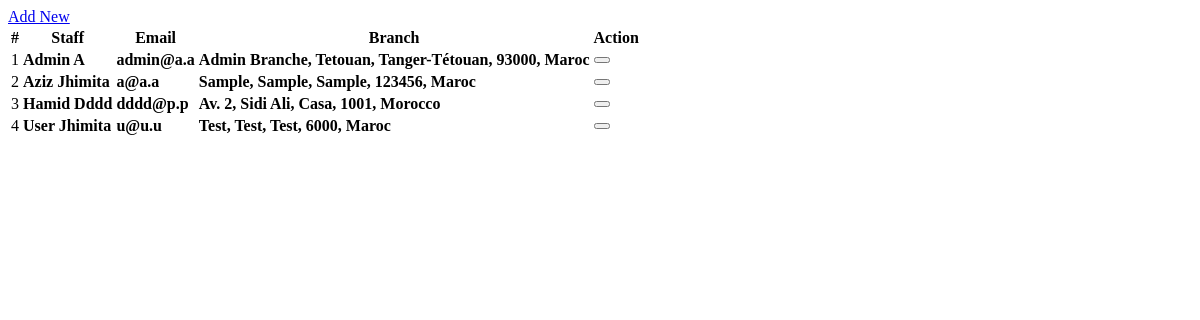
Before: /staff_list.php with the older database file.
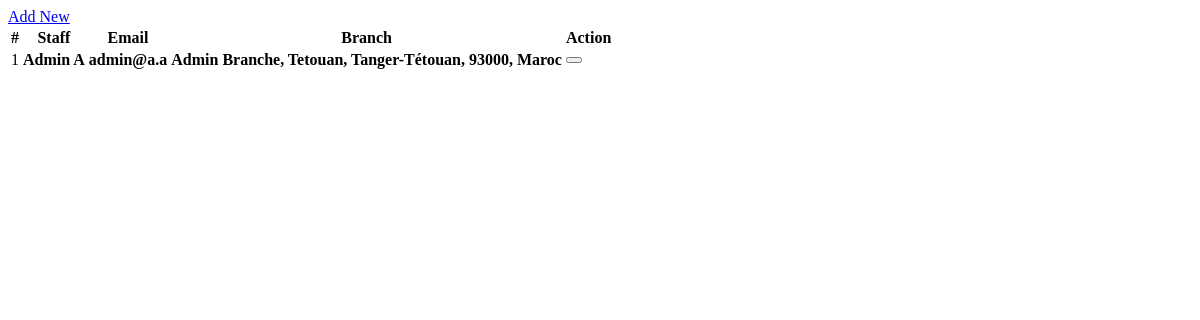
After: the same page with the newer database file.
### tables this page shows
CREATE TABLE `users` (
  `id` int(30) NOT NULL,
  `firstname` varchar(200) NOT NULL,
  `lastname` varchar(200) NOT NULL,
  `email` varchar(200) NOT NULL,
  `password` text NOT NULL,
  `type` tinyint(1) NOT NULL DEFAULT 2 COMMENT '1 = admin, 2 = staff',
  `branch_id` int(30) NOT NULL,
  `date_created` datetime NOT NULL DEFAULT current_timestamp()
);

### staff_list.php (the view, shortened to what this page needs)
<?php include'db_connect.php' ?>
<div class="col-lg-12">
	<div class="card card-outline card-primary">
		<div class="card-header">
			<div class="card-tools">
				<a class="btn btn-block btn-sm btn-default btn-flat border-primary " href="./index.php?page=new_staff"><i class="fa fa-plus"></i> Add New</a>
			</div>
		</div>
		<div class="card-body">
			<table class="table tabe-hover table-bordered" id="list">
				<thead>
					<tr>
						<th class="text-center">#</th>
						<th>Staff</th>
						<th>Email</th>
						<th>Branch</th>
						<th>Action</th>
					</tr>
				</thead>
				<tbody>
					<?php
					$i = 1;
					$qry = $conn->query("SELECT u.*,concat(u.firstname,' ',u.lastname) as name,concat(b.street,', ',b.city,', ',b.state,', ',b.zip_code,', ',b.country) as baddress FROM users u inner join branches b on b.id = u.branch_id order by concat(u.firstname,' ',u.lastname) asc ");
					while($row= $qry->fetch_assoc()):
					?>
					<tr>
						<td class="text-center"><?php echo $i++ ?></td>
						<td><b><?php echo ucwords($row['name']) ?></b></td>
						<td><b><?php echo ($row['email']) ?></b></td>
						<td><b><?php echo ucwords($row['baddress']) ?></b></td>
						<td class="text-center">
		                    <div class="btn-group">
		                        <button type="button" class="btn btn-danger btn-flat delete_user" data-id="<?php echo $row['id'] ?>">
		                        </button>
	                      </div>
						</td>
					</tr>
				<?php endwhile; ?>
				</tbody>
			</table>
		</div>
	</div>
</div>

### staff_list.php (style rules this page uses)
table td { vertical-align: middle !important; }

Changed rows visible on the page:
removed users: name "Aziz Jhimita", email "a@a.a", baddress "Sample, Sample, Sample, 123456, Maroc"
removed users: name "Hamid Dddd", email "dddd@p.p", baddress "Av. 2, Sidi Ali, Casa, 1001, Morocco"
removed users: name "User Jhimita", email "u@u.u", baddress "Test, Test, Test, 6000, Maroc"
